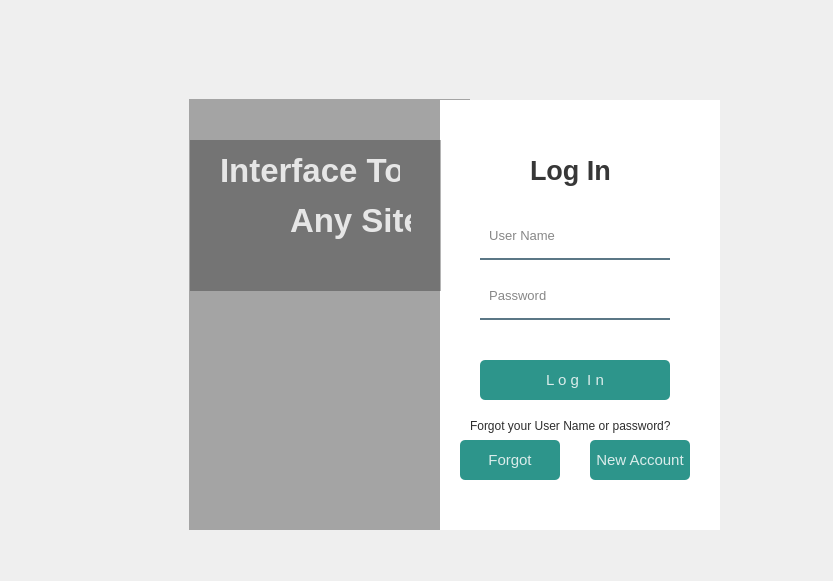
<?xml version="1.0" encoding="UTF-8"?>
<ui version="4.0">
 <class>Form</class>
 <widget class="QWidget" name="Form">
  <property name="geometry">
   <rect>
    <x>0</x>
    <y>0</y>
    <width>833</width>
    <height>581</height>
   </rect>
  </property>
  <property name="font">
   <font>
    <pointsize>10</pointsize>
   </font>
  </property>
  <property name="windowTitle">
   <string>Form</string>
  </property>
  <widget class="QWidget" name="widget" native="true">
   <property name="geometry">
    <rect>
     <x>170</x>
     <y>70</y>
     <width>550</width>
     <height>500</height>
    </rect>
   </property>
   <property name="styleSheet">
    <string notr="true">QPushButton#pushButton, #pushButton_2, #pushButton_3{
	background-color: qlineargradient(spread:pad, x:1.0, y:1.0,stop:0 rgba(11, 131, 120, 219), stop:1 rgba(85, 98, 112, 226));
    color:rgba(255,255,255,210);
    border-radius:5px;
}
QPushButton#pushButton:hover ,#pushButton_2:hover, #pushButton_3:hover{
	background-color: qradialgradient(spread:repeat, cx:0.5, cy:0.5, radius:0.077, fx:0.5, fy:0.5, stop:0 rgba(0, 169, 255, 147), stop:0.497326 rgba(0, 0, 0, 147), stop:1 rgba(0, 169, 255, 147));
   background-color: qlineargradient(spread:pad, x:1.0, y:1.0,stop:0 rgba(150, 123, 111, 219), stop:1 rgba(85, 81, 84, 226));
}
QPushButton#pushButton:pressed, #pushButton_2:pressed, #pushButton_3:pressed{
    padding-left:5px;
    padding-top:5px;
    background-color:rgba(150,123,111,255);
}</string>
   </property>
   <widget class="QLabel" name="label">
    <property name="geometry">
     <rect>
      <x>19</x>
      <y>30</y>
      <width>301</width>
      <height>430</height>
     </rect>
    </property>
    <property name="styleSheet">
     <string notr="true">border-image: url(:/images/Spring.jpeg);
background-repeat:no-repeat;
border-top-left-raduis:10px;

</string>
    </property>
    <property name="text">
     <string/>
    </property>
   </widget>
   <widget class="QLabel" name="label_2">
    <property name="geometry">
     <rect>
      <x>19</x>
      <y>29</y>
      <width>281</width>
      <height>431</height>
     </rect>
    </property>
    <property name="styleSheet">
     <string notr="true">background-color:rgba(0,0,0,80);
background-repeat:no-repeat;
border-top-left-raduis:10px;
</string>
    </property>
    <property name="text">
     <string/>
    </property>
   </widget>
   <widget class="QLabel" name="label_3">
    <property name="geometry">
     <rect>
      <x>270</x>
      <y>30</y>
      <width>301</width>
      <height>430</height>
     </rect>
    </property>
    <property name="styleSheet">
     <string notr="true">background-color:rgba(255,255,255,255);
border-bottom-right-raduis:50px;</string>
    </property>
    <property name="text">
     <string/>
    </property>
   </widget>
   <widget class="QLabel" name="label_4">
    <property name="geometry">
     <rect>
      <x>360</x>
      <y>80</y>
      <width>100</width>
      <height>40</height>
     </rect>
    </property>
    <property name="font">
     <font>
      <pointsize>20</pointsize>
      <weight>75</weight>
      <bold>true</bold>
     </font>
    </property>
    <property name="styleSheet">
     <string notr="true">color:rgba(0,0,0,200);</string>
    </property>
    <property name="text">
     <string>Log In</string>
    </property>
   </widget>
   <widget class="QLineEdit" name="lineEdit">
    <property name="geometry">
     <rect>
      <x>310</x>
      <y>150</y>
      <width>190</width>
      <height>40</height>
     </rect>
    </property>
    <property name="styleSheet">
     <string notr="true">background-color:rgba(0,0,0,0);
border:none;
border-bottom:2px solid rgba(46,82,101,200);
color:rgba(0,0,0,240);
padding-bottom:7px;</string>
    </property>
    <property name="placeholderText">
     <string>  User Name</string>
    </property>
   </widget>
   <widget class="QLineEdit" name="lineEdit_2">
    <property name="geometry">
     <rect>
      <x>310</x>
      <y>210</y>
      <width>190</width>
      <height>40</height>
     </rect>
    </property>
    <property name="styleSheet">
     <string notr="true">background-color:rgba(0,0,0,0);
border:none;
border-bottom:2px solid rgba(46,82,101,200);
color:rgba(0,0,0,240);
padding-bottom:7px;</string>
    </property>
    <property name="echoMode">
     <enum>QLineEdit::Password</enum>
    </property>
    <property name="placeholderText">
     <string>  Password</string>
    </property>
   </widget>
   <widget class="QPushButton" name="pushButton">
    <property name="geometry">
     <rect>
      <x>310</x>
      <y>290</y>
      <width>190</width>
      <height>40</height>
     </rect>
    </property>
    <property name="font">
     <font>
      <pointsize>11</pointsize>
     </font>
    </property>
    <property name="styleSheet">
     <string notr="true"/>
    </property>
    <property name="text">
     <string>L o g  I n</string>
    </property>
   </widget>
   <widget class="QLabel" name="label_5">
    <property name="geometry">
     <rect>
      <x>300</x>
      <y>340</y>
      <width>201</width>
      <height>31</height>
     </rect>
    </property>
    <property name="font">
     <font>
      <pointsize>9</pointsize>
     </font>
    </property>
    <property name="styleSheet">
     <string notr="true">color: rgba(0,0,0,210);</string>
    </property>
    <property name="text">
     <string>Forgot your User Name or password?</string>
    </property>
   </widget>
   <widget class="QPushButton" name="pushButton_2">
    <property name="geometry">
     <rect>
      <x>420</x>
      <y>370</y>
      <width>100</width>
      <height>40</height>
     </rect>
    </property>
    <property name="font">
     <font>
      <pointsize>11</pointsize>
     </font>
    </property>
    <property name="styleSheet">
     <string notr="true"/>
    </property>
    <property name="text">
     <string>New Account</string>
    </property>
   </widget>
   <widget class="QPushButton" name="pushButton_3">
    <property name="geometry">
     <rect>
      <x>290</x>
      <y>370</y>
      <width>100</width>
      <height>40</height>
     </rect>
    </property>
    <property name="font">
     <font>
      <pointsize>11</pointsize>
     </font>
    </property>
    <property name="styleSheet">
     <string notr="true"/>
    </property>
    <property name="text">
     <string>Forgot</string>
    </property>
   </widget>
   <widget class="QPushButton" name="exit">
    <property name="geometry">
     <rect>
      <x>530</x>
      <y>30</y>
      <width>16</width>
      <height>16</height>
     </rect>
    </property>
    <property name="styleSheet">
     <string notr="true">border-image: url(:/images/exit.jpeg);
border-radius:50%;</string>
    </property>
    <property name="text">
     <string/>
    </property>
   </widget>
   <widget class="QLabel" name="label_6">
    <property name="geometry">
     <rect>
      <x>20</x>
      <y>70</y>
      <width>251</width>
      <height>151</height>
     </rect>
    </property>
    <property name="styleSheet">
     <string notr="true">background-color:rgba(0,0,0,75);</string>
    </property>
    <property name="text">
     <string/>
    </property>
   </widget>
   <widget class="QLabel" name="label_7">
    <property name="geometry">
     <rect>
      <x>50</x>
      <y>80</y>
      <width>180</width>
      <height>40</height>
     </rect>
    </property>
    <property name="font">
     <font>
      <pointsize>25</pointsize>
      <weight>75</weight>
      <bold>true</bold>
     </font>
    </property>
    <property name="styleSheet">
     <string notr="true">color:rgba(255,255,255,210);</string>
    </property>
    <property name="text">
     <string>Interface To</string>
    </property>
   </widget>
   <widget class="QLabel" name="label_8">
    <property name="geometry">
     <rect>
      <x>120</x>
      <y>130</y>
      <width>121</width>
      <height>40</height>
     </rect>
    </property>
    <property name="font">
     <font>
      <pointsize>25</pointsize>
      <weight>75</weight>
      <bold>true</bold>
     </font>
    </property>
    <property name="styleSheet">
     <string notr="true">color:rgba(255,255,255,210);</string>
    </property>
    <property name="text">
     <string>Any Site</string>
    </property>
   </widget>
  </widget>
 </widget>
 <resources>
  <include location="../Photos/res.qrc"/>
 </resources>
 <connections/>
</ui>
